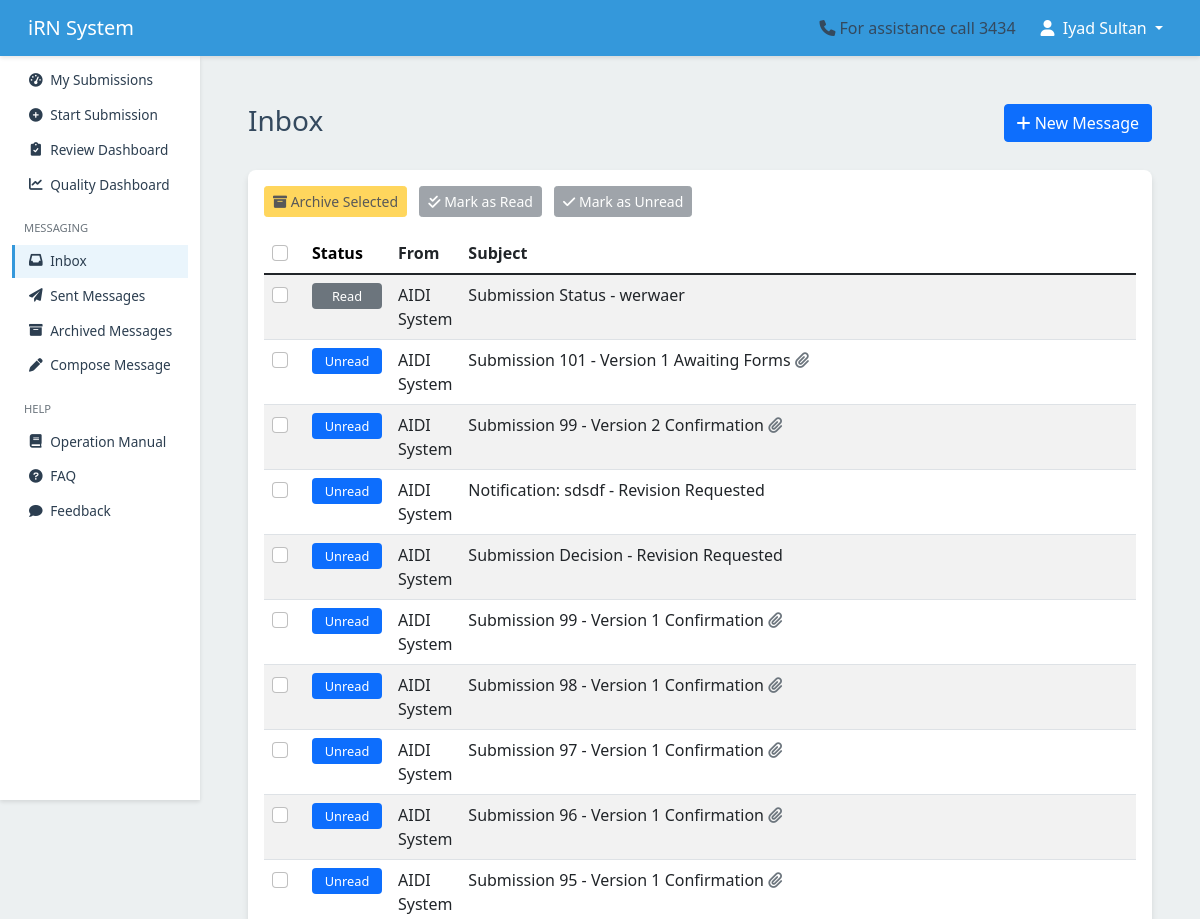
The page /messaging/inbox/ (signed in, upper part) on the database as committed earlier.
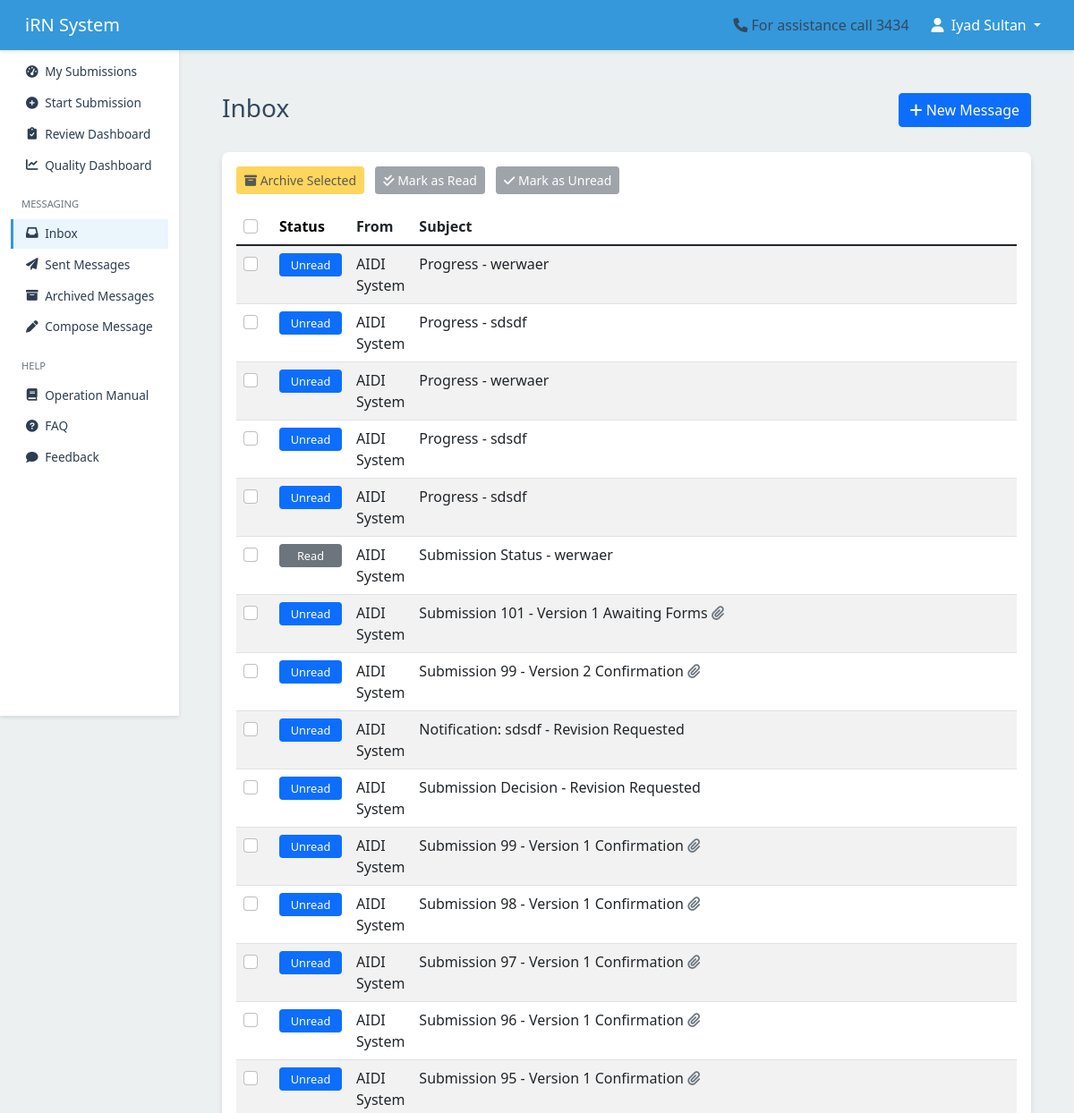
The same page on the database as committed later.
### messaging/models.py (models this page shows, shortened)
class Message(models.Model):
    sender = models.ForeignKey(User, related_name='sent_messages', on_delete=models.CASCADE)
    recipients = models.ManyToManyField(User, related_name='received_messages')
    cc = models.ManyToManyField(User, related_name='cc_messages', blank=True)
    bcc = models.ManyToManyField(User, related_name='bcc_messages', blank=True)
    subject = models.CharField(max_length=255)
    body = models.TextField()
    respond_by = models.DateTimeField(default=get_default_respond_by, blank=True, null=True)
    sent_at = models.DateTimeField(auto_now_add=True)
    is_archived = models.BooleanField(default=False)
    hashtags = models.CharField(max_length=255, blank=True, null=True)
    thread_id = models.UUIDField(default=uuid.uuid4, editable=False, null=True, blank=True)
    related_submission = models.ForeignKey(
        'submission.Submission',
        on_delete=models.SET_NULL,
        null=True,
        blank=True,
        related_name='related_messages'
    )
    objects = MessageManager()
    message_type = models.CharField(
    max_length=20,
        choices=[
            ('decision', 'Decision'),
            ('notification', 'Notification'),
            ('general', 'General'),
        ],
        default='general'
)
    class Meta:
        ordering = ['-sent_at']
    def __str__(self):
        return self.subject

### messaging/views.py (the view)
# urls.py: path('inbox/', views.inbox, name='inbox'),
@login_required
def inbox(request):
    messages_list = Message.objects.filter(
        recipients=request.user,
        is_archived=False
    ).order_by('-sent_at')
    messages_list = messages_list.prefetch_related(
        Prefetch(
            'read_statuses',
            queryset=MessageReadStatus.objects.filter(user=request.user),
            to_attr='user_read_status'
        )
    )
    notification_key = 'submission_2_confirmation'  # Use a unique key for each notification
    notification_dismissed = NotificationStatus.objects.filter(
        user=request.user,
        notification_key=notification_key
    ).exists()
    context = {
        'messages': messages_list,
        'show_notification': not notification_dismissed
    }
    return render(request, 'messaging/inbox.html', context)

### messaging/templates/messaging/inbox.html (shortened to what this page needs)
{% extends 'users/base.html' %}
{% load static %}
{% load messaging_extras %}
{% load message_tags %}
{% block page_specific_css %}
<link rel="stylesheet" type="text/css" href="https://cdn.datatables.net/1.10.24/css/dataTables.bootstrap5.min.css">
{% endblock %}
{% block content %}
<div class="container mt-4">
    <div class="table-container">
        <div class="row mb-4">
            <div class="col">
                <h1 class="h3">Inbox</h1>
            </div>
            <div class="col-auto">
                <a href="{% url 'messaging:compose_message' %}" class="btn btn-primary">
                    <i class="fas fa-plus"></i> New Message
                </a>
            </div>
        </div>
        <div class="card">
            <div class="card-body">
                <div class="action-buttons">
                    <button type="button" class="btn btn-warning btn-sm" id="archive-selected" disabled>
                        <i class="fas fa-archive"></i> Archive Selected
                    </button>
                    <button type="button" class="btn btn-secondary btn-sm" id="mark-read" disabled>
                        <i class="fas fa-check-double"></i> Mark as Read
                    </button>
                    <button type="button" class="btn btn-secondary btn-sm" id="mark-unread" disabled>
                        <i class="fas fa-check"></i> Mark as Unread
                    </button>
                </div>
                <div class="table-responsive">
                    <table id="inbox-table" class="table table-striped table-hover">
                        <thead>
                            <tr>
                                <th class="checkbox-column">
                                    <input type="checkbox" class="form-check-input" id="select-all">
                                </th>
                                <th class="status-column">Status</th>
                                <th class="sender-column">From</th>
                                <th>Subject</th>
                            </tr>
                        </thead>
                        <tbody>
                            {% for message in messages %}
                            <tr class="{% if not message|get_read_status:request.user %}unread-message{% endif %}"
                                data-message-id="{{ message.id }}">
                                <td>
                                    <input type="checkbox" class="form-check-input message-checkbox"
                                           value="{{ message.id }}">
                                </td>
                                <td class="text-center">
                                    {% if message|get_read_status:request.user %}
                                        <span class="badge badge-read">Read</span>
                                    {% else %}
                                        <span class="badge badge-unread">Unread</span>
                                    {% endif %}
                                </td>
                                <td>{{ message.sender.get_full_name|default:message.sender.username }}</td>
                                <td>
                                    <a href="{% url 'messaging:view_message' message.id %}" class="message-link">
                                        {{ message.subject }}
                                        {% if message.attachments.exists %}
                                            <i class="fas fa-paperclip text-muted"></i>
                                        {% endif %}
                                    </a>
                                </td>
                            </tr>
                            {% empty %}
                            <tr>
                                <td colspan="6" class="text-center py-4">
                                    <p class="text-muted mb-0">Your inbox is empty</p>
                                </td>
                            </tr>
                            {% endfor %}
                        </tbody>
                    </table>
                </div>
            </div>
        </div>
    </div>
</div>
{% endblock %}

### users/templates/users/base.html (shortened to what this page needs)
{% load static %}
<!DOCTYPE html>
<html lang="en">
<head>
    {% load static %}
    <link href="https://cdn.jsdelivr.net/npm/bootstrap@5.1.3/dist/css/bootstrap.min.css" rel="stylesheet">
    <link href="https://cdnjs.cloudflare.com/ajax/libs/font-awesome/6.0.0-beta3/css/all.min.css" rel="stylesheet">
    <link href="https://cdn.jsdelivr.net/npm/select2@4.1.0-rc.0/dist/css/select2.min.css" rel="stylesheet">
    <link href="https://cdn.jsdelivr.net/npm/select2-bootstrap-5-theme@1.3.0/dist/select2-bootstrap-5-theme.min.css" rel="stylesheet">
    {% block page_specific_css %}{% endblock %}
</head>
<body>
    <nav class="navbar navbar-expand-lg navbar-dark">
        <div class="container-fluid">
            <a class="navbar-brand" href="/">iRN System</a>
            <div class="collapse navbar-collapse justify-content-end" id="navbarNav">
                <span class="me-3"><i class="fas fa-phone me-1"></i>For assistance call 3434</span>
                {% if user.is_authenticated %}
                    <ul class="navbar-nav">
                        <li class="nav-item dropdown">
                            <button class="nav-link dropdown-toggle btn btn-link"
                                    id="userDropdown"
                                    data-bs-toggle="dropdown"
                                    aria-expanded="false">
                                <i class="fas fa-user me-1"></i>
                                {{ user.get_full_name|default:user.username }}
                            </button>
                        </li>
                    </ul>
                {% endif %}
            </div>
        </div>
    </nav>
    <div class="container-fluid">
        <div class="row">
            <nav class="sidebar" id="sidebar">
                <div class="position-sticky">
                    <ul class="nav flex-column">
                        <li class="nav-item">
                            <a class="nav-link {% if request.resolver_match.url_name == 'dashboard' %}active{% endif %}"
                               href="{% url 'submission:dashboard' %}">
                                <i class="fas fa-tachometer-alt"></i>
                                <span>My Submissions</span>
                            </a>
                        </li>
                        <li class="nav-item">
                            <a class="nav-link {% if request.resolver_match.url_name == 'start_submission' %}active{% endif %}"
                               href="{% url 'submission:start_submission' %}">
                                <i class="fas fa-plus-circle"></i>
                                <span>Start Submission</span>
                            </a>
                        </li>
                        <li class="nav-item">
                            {% if request.user.groups.all|dictsort:"name"|join:"," in "IRB,OSAR,RC" %}
                            <a class="nav-link {% if request.resolver_match.url_name == 'review_dashboard' %}active{% endif %}"
                               href="{% url 'review:review_dashboard' %}">
                                <i class="fas fa-clipboard-check"></i>
                                <span>Review Dashboard</span>
                            </a>
                            {% endif %}
                        </li>
                        <li class="nav-item">
                            <a href="{% url 'review:quality_dashboard' %}" class="nav-link">
                                <i class="fas fa-chart-line"></i> Quality Dashboard
                            </a>
                        </li>
                        <li class="nav-item mt-3">
                            <div class="sidebar-heading px-3 py-2 text-muted small text-uppercase">
                                Messaging
                            </div>
                        </li>
                        <li class="nav-item">
                            <a class="nav-link {% if request.resolver_match.url_name == 'inbox' %}active{% endif %}"
                               href="{% url 'messaging:inbox' %}">
                                <i class="fas fa-inbox"></i>
                                <span>Inbox</span>
                            </a>
                        </li>
                        <li class="nav-item">
                            <a class="nav-link {% if request.resolver_match.url_name == 'sent_messages' %}active{% endif %}"
                               href="{% url 'messaging:sent_messages' %}">
                                <i class="fas fa-paper-plane"></i>
                                <span>Sent Messages</span>
                            </a>
                        </li>
                        <li class="nav-item">
                            <a class="nav-link {% if request.resolver_match.url_name == 'archived_messages' %}active{% endif %}"
                               href="{% url 'messaging:archived_messages' %}">
                                <i class="fas fa-archive"></i>
                                <span>Archived Messages</span>
                            </a>
                        </li>
                        <li class="nav-item">
                            <a class="nav-link {% if request.resolver_match.url_name == 'compose_message' %}active{% endif %}"
                               href="{% url 'messaging:compose_message' %}">
                                <i class="fas fa-pen"></i>
                                <span>Compose Message</span>
                            </a>
                        </li>
                        <li class="nav-item mt-3">
                            <div class="sidebar-heading px-3 py-2 text-muted small text-uppercase">
                                Help
                            </div>
                        </li>
                        <li class="nav-item">
                            <a class="nav-link" href="{% url 'users:operation_manual' %}" target="_blank">
                                <i class="fas fa-book"></i>
                                <span>Operation Manual</span>
                            </a>
                        </li>
                        <li class="nav-item">
                            <a class="nav-link" href="{% url 'users:faq' %}">
                                <i class="fas fa-question-circle"></i>
                                <span>FAQ</span>
                            </a>
                        </li>
                        <li class="nav-item">
                            <a class="nav-link" href="{% url 'feedback:submit_feedback' %}">
                                <i class="fas fa-comment"></i>
                                <span>Feedback</span>
                            </a>
                        </li>
                    </ul>
                </div>
            </nav>
            <main class="main-content">
                {% block content %}{% endblock %}
            </main>
        </div>
    </div>
</body>
</html>

Rows that differ between the two databases and show on the page:
added Message: shows "Unread", sender.get_full_name "AIDI System", subject "Progress - werwaer"
added Message: shows "Unread", sender.get_full_name "AIDI System", subject "Progress - sdsdf"
added Message: shows "Unread", sender.get_full_name "AIDI System", subject "Progress - werwaer"
added Message: shows "Unread", sender.get_full_name "AIDI System", subject "Progress - sdsdf"
added Message: shows "Unread", sender.get_full_name "AIDI System", subject "Progress - sdsdf"
